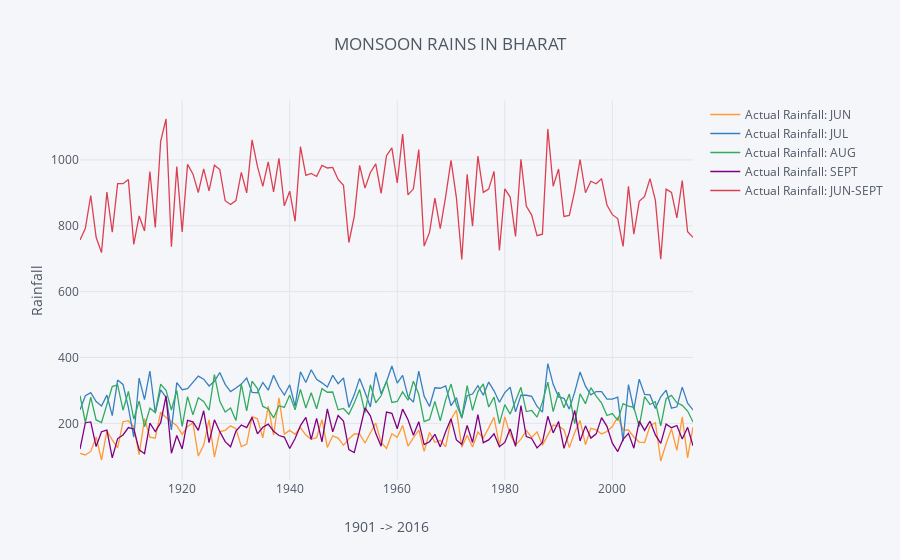

Source (notebook cell):
### Code cell
ind = ind.set_index('YEAR')
ind[ind.columns[:5]].iplot(title='MONSOON RAINS IN BHARAT',
    xTitle='1901 -> 2016', yTitle='Rainfall')
